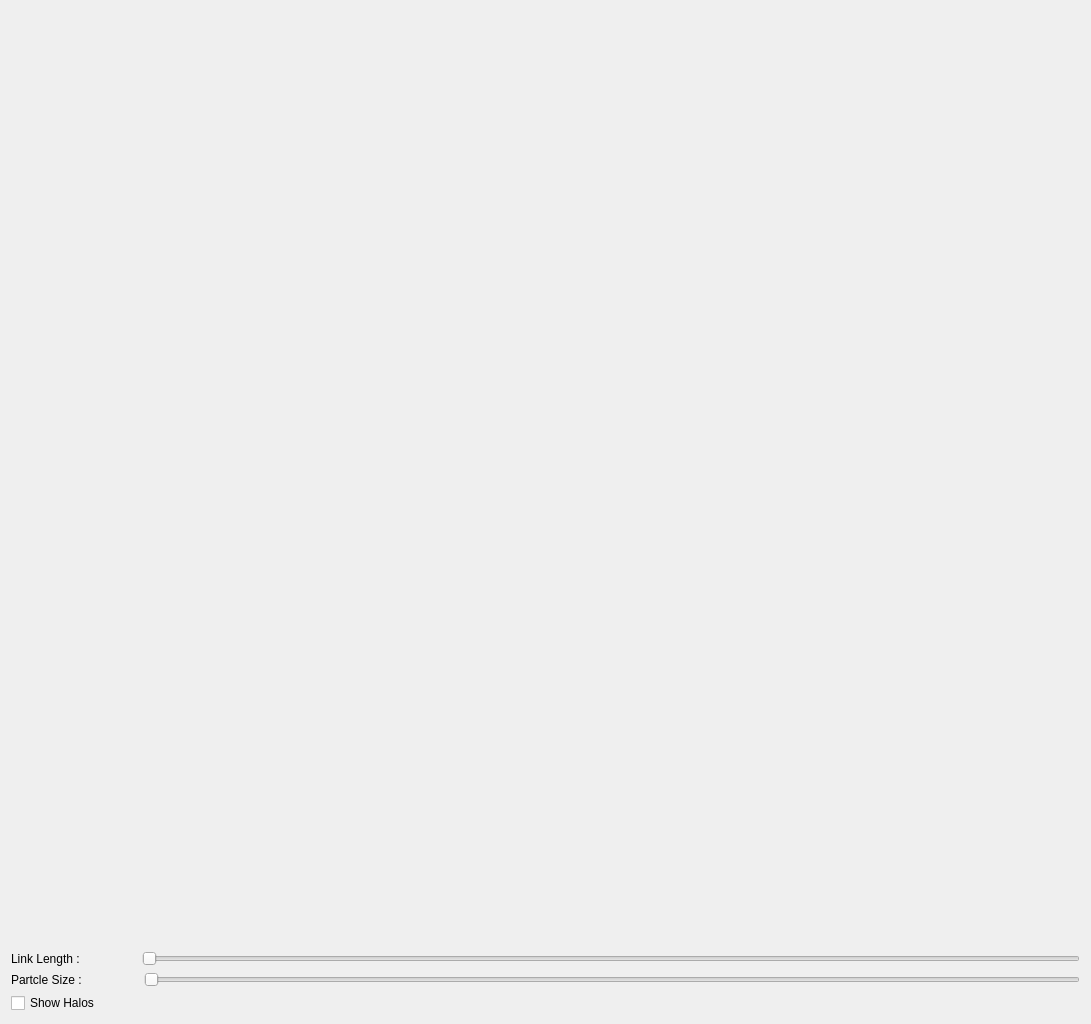
<?xml version="1.0" encoding="UTF-8"?>
<ui version="4.0">
 <class>Form</class>
 <widget class="QWidget" name="Form">
  <property name="geometry">
   <rect>
    <x>0</x>
    <y>0</y>
    <width>1091</width>
    <height>1024</height>
   </rect>
  </property>
  <property name="acceptDrops">
   <bool>true</bool>
  </property>
  <property name="windowTitle">
   <string>PISTON Example - FOF Halo Finder</string>
  </property>
  <layout class="QHBoxLayout" name="horizontalLayout_3">
   <item>
    <layout class="QVBoxLayout" name="verticalLayout">
     <item>
      <widget class="GLWindowHalo" name="widget" native="true">
       <property name="sizePolicy">
        <sizepolicy hsizetype="Expanding" vsizetype="Expanding">
         <horstretch>8</horstretch>
         <verstretch>1</verstretch>
        </sizepolicy>
       </property>
       <property name="inputMethodHints">
        <set>Qt::ImhPreferNumbers</set>
       </property>
      </widget>
     </item>
     <item>
      <layout class="QHBoxLayout" name="horizontalLayout_1">
       <item>
        <widget class="QLabel" name="label_ll">
         <property name="text">
          <string>Link Length :</string>
         </property>
        </widget>
       </item>
       <item>
        <widget class="QLabel" name="value_ll">
         <property name="sizePolicy">
          <sizepolicy hsizetype="Preferred" vsizetype="Minimum">
           <horstretch>0</horstretch>
           <verstretch>0</verstretch>
          </sizepolicy>
         </property>
         <property name="minimumSize">
          <size>
           <width>50</width>
           <height>0</height>
          </size>
         </property>
         <property name="text">
          <string/>
         </property>
        </widget>
       </item>
       <item>
        <widget class="QSlider" name="slider_ll">
         <property name="orientation">
          <enum>Qt::Horizontal</enum>
         </property>
        </widget>
       </item>
      </layout>
     </item>
     <item>
      <layout class="QHBoxLayout" name="horizontalLayout_2">
       <item>
        <widget class="QLabel" name="label_pz">
         <property name="text">
          <string>Partcle Size :</string>
         </property>
        </widget>
       </item>
       <item>
        <widget class="QLabel" name="value_pz">
         <property name="sizePolicy">
          <sizepolicy hsizetype="Preferred" vsizetype="Minimum">
           <horstretch>0</horstretch>
           <verstretch>0</verstretch>
          </sizepolicy>
         </property>
         <property name="minimumSize">
          <size>
           <width>50</width>
           <height>0</height>
          </size>
         </property>
         <property name="inputMethodHints">
          <set>Qt::ImhNone</set>
         </property>
         <property name="text">
          <string/>
         </property>
        </widget>
       </item>
       <item>
        <widget class="QSlider" name="slider_pz">
         <property name="sizePolicy">
          <sizepolicy hsizetype="Expanding" vsizetype="Fixed">
           <horstretch>0</horstretch>
           <verstretch>0</verstretch>
          </sizepolicy>
         </property>
         <property name="orientation">
          <enum>Qt::Horizontal</enum>
         </property>
        </widget>
       </item>
      </layout>
     </item>
     <item>
      <layout class="QHBoxLayout" name="horizontalLayout">
       <item>
        <widget class="QCheckBox" name="checkBox">
         <property name="text">
          <string>Show Halos</string>
         </property>
        </widget>
       </item>
       <item>
        <widget class="QLabel" name="label">
         <property name="text">
          <string/>
         </property>
         <property name="alignment">
          <set>Qt::AlignRight|Qt::AlignTrailing|Qt::AlignVCenter</set>
         </property>
        </widget>
       </item>
      </layout>
     </item>
    </layout>
   </item>
  </layout>
 </widget>
 <customwidgets>
  <customwidget>
   <class>GLWindowHalo</class>
   <extends>QWidget</extends>
   <header>glwindowHalo.h</header>
   <container>1</container>
   <slots>
    <signal>setLinkLengthValue(QString)</signal>
    <signal>setParticleSizeValue(QString)</signal>
    <signal>setHaloInfo(QString)</signal>
    <slot>setLinkLength(int)</slot>
    <slot>setParticleSize(int)</slot>
    <slot>setHaloShow(bool)</slot>
   </slots>
  </customwidget>
 </customwidgets>
 <resources/>
 <connections>
  <connection>
   <sender>slider_ll</sender>
   <signal>valueChanged(int)</signal>
   <receiver>widget</receiver>
   <slot>setLinkLength(int)</slot>
   <hints>
    <hint type="sourcelabel">
     <x>535</x>
     <y>921</y>
    </hint>
    <hint type="destinationlabel">
     <x>537</x>
     <y>908</y>
    </hint>
   </hints>
  </connection>
  <connection>
   <sender>slider_pz</sender>
   <signal>valueChanged(int)</signal>
   <receiver>widget</receiver>
   <slot>setParticleSize(int)</slot>
   <hints>
    <hint type="sourcelabel">
     <x>1079</x>
     <y>963</y>
    </hint>
    <hint type="destinationlabel">
     <x>479</x>
     <y>909</y>
    </hint>
   </hints>
  </connection>
  <connection>
   <sender>widget</sender>
   <signal>setParticleSizeValue(QString)</signal>
   <receiver>value_pz</receiver>
   <slot>setText(QString)</slot>
   <hints>
    <hint type="sourcelabel">
     <x>150</x>
     <y>909</y>
    </hint>
    <hint type="destinationlabel">
     <x>142</x>
     <y>977</y>
    </hint>
   </hints>
  </connection>
  <connection>
   <sender>widget</sender>
   <signal>setLinkLengthValue(QString)</signal>
   <receiver>value_ll</receiver>
   <slot>setText(QString)</slot>
   <hints>
    <hint type="sourcelabel">
     <x>129</x>
     <y>909</y>
    </hint>
    <hint type="destinationlabel">
     <x>119</x>
     <y>927</y>
    </hint>
   </hints>
  </connection>
  <connection>
   <sender>checkBox</sender>
   <signal>toggled(bool)</signal>
   <receiver>widget</receiver>
   <slot>setHaloShow(bool)</slot>
   <hints>
    <hint type="sourcelabel">
     <x>27</x>
     <y>999</y>
    </hint>
    <hint type="destinationlabel">
     <x>38</x>
     <y>907</y>
    </hint>
   </hints>
  </connection>
  <connection>
   <sender>widget</sender>
   <signal>setHaloInfo(QString)</signal>
   <receiver>label</receiver>
   <slot>setText(QString)</slot>
   <hints>
    <hint type="sourcelabel">
     <x>954</x>
     <y>909</y>
    </hint>
    <hint type="destinationlabel">
     <x>958</x>
     <y>1001</y>
    </hint>
   </hints>
  </connection>
 </connections>
</ui>
